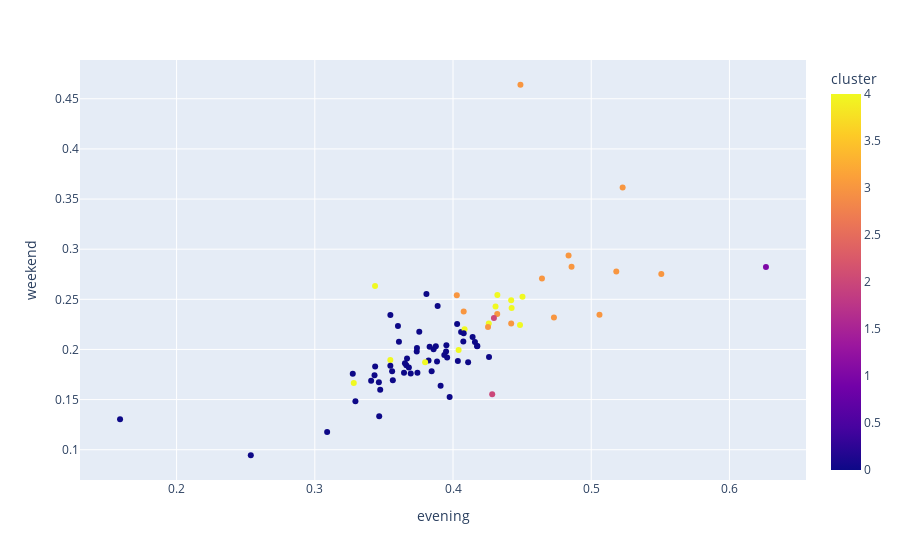

This figure's notebook cell:
### Code cell
schools = features.loc[features.function == 'Administratief centrum']
fig = px.scatter(schools, x='evening', y='weekend', color='cluster', hover_name=schools.function, hover_data=schools[['ID']])
# make the figure bigger
plt.figure(figsize=(100, 10))
# x axis scale
#plt.xlim([0])
fig.update_traces(mode="markers")   
fig.show()

### Figure 1 — Plotly figure (JSON) as saved in the notebook; plotly's stock layout.template omitted (floating-point values rounded to 4 significant figures)
{"data": [{"customdata": [[1000], [697], [1419], [149], [469], [633], [692], [694], [988], [1555], [557], [1648], [374], [1493], [471], [425], [643], [1254], [485], [1382], [514], [401], [647], [1501], [862], [1105], [288], [648], [1086], [1214], [1708], [1491], [1363], [1128], [1377], [1288], [1511], [184], [911], [409], [1340], [704], [1411], [1682], [1346], [1459], [820], [314], [848], [1564], [1627], [83], [1482], [802], [1480], [1311], [627], [1077], [764], [1415], [1656], [264], [372], [726], [155], [545], [30], [324], [773], [195], [223], [36], [369], [953], [762], [645], [635], [1466], [1187], [938], [13], [427]], "hovertemplate": "<b>%{hovertext}</b><br><br>evening=%{x}<br>weekend=%{y}<br>ID=%{customdata[0]}<br>cluster=%{marker.color}<extra></extra>", "hovertext": ["Administratief centrum", "Administratief centrum", "Administratief centrum", "Administratief centrum", "Administratief centrum", "Administratief centrum", "Administratief centrum", "Administratief centrum", "Administratief centrum", "Administratief centrum", "Administratief centrum", "Administratief centrum", "Administratief centrum", "Administratief centrum", "Administratief centrum", "Administratief centrum", "Administratief centrum", "Administratief centrum", "Administratief centrum", "Administratief centrum", "Administratief centrum", "Administratief centrum", "Administratief centrum", "Administratief centrum", "Administratief centrum", "Administratief centrum", "Administratief centrum", "Administratief centrum", "Administratief centrum", "Administratief centrum", "Administratief centrum", "Administratief centrum", "Administratief centrum", "Administratief centrum", "Administratief centrum", "Administratief centrum", "Administratief centrum", "Administratief centrum", "Administratief centrum", "Administratief centrum", "Administratief centrum", "Administratief centrum", "Administratief centrum", "Administratief centrum", "Administratief centrum", "Administratief centrum", "Administratief centrum", "Administratief centrum", "Administratief centrum", "Administratief centrum", "Administratief centrum", "Administratief centrum", "Administratief centrum", "Administratief centrum", "Administratief centrum", "Administratief centrum", "Administratief centrum", "Administratief centrum", "Administratief centrum", "Administratief centrum", "Administratief centrum", "Administratief centrum", "Administratief centrum", "Administratief centrum", "Administratief centrum", "Administratief centrum", "Administratief centrum", "Administratief centrum", "Administratief centrum", "Administratief centrum", "Administratief centrum", "Administratief centrum", "Administratief centrum", "Administratief centrum", "Administratief centrum", "Administratief centrum", "Administratief centrum", "Administratief centrum", "Administratief centrum", "Administratief centrum", "Administratief centrum", "Administratief centrum"], "legendgroup": "", "marker": {"color": [0, 3, 4, 0, 0, 3, 4, 0, 0, 0, 0, 3, 0, 0, 0, 0, 0, 0, 0, 1, 4, 3, 4, 0, 0, 0, 3, 0, 0, 0, 3, 3, 0, 4, 3, 3, 0, 0, 0, 0, 3, 3, 0, 0, 4, 0, 0, 0, 0, 0, 3, 4, 4, 0, 4, 0, 0, 4, 2, 3, 0, 4, 0, 2, 0, 0, 0, 0, 0, 4, 0, 0, 0, 0, 0, 4, 0, 0, 0, 3, 0, 0], "coloraxis": "coloraxis", "symbol": "circle"}, "mode": "markers", "name": "", "orientation": "v", "showlegend": false, "type": "scatter", "x": [0.4035, 0.5227, 0.4424, 0.3756, 0.3884, 0.4077, 0.3547, 0.3437, 0.2537, 0.3565, 0.4176, 0.4836, 0.3737, 0.3957, 0.3602, 0.3609, 0.3275, 0.4159, 0.1591, 0.6264, 0.4321, 0.4858, 0.3282, 0.3952, 0.3547, 0.3473, 0.5507, 0.3547, 0.3845, 0.3464, 0.432, 0.506, 0.3694, 0.4259, 0.4027, 0.4253, 0.391, 0.3681, 0.3743, 0.4142, 0.5181, 0.4644, 0.3823, 0.3089, 0.4485, 0.3859, 0.3831, 0.3294, 0.3432, 0.3889, 0.473, 0.4503, 0.4308, 0.4261, 0.404, 0.403, 0.4059, 0.4084, 0.4284, 0.4488, 0.4075, 0.3436, 0.3466, 0.4296, 0.3739, 0.4077, 0.4109, 0.3876, 0.3559, 0.3798, 0.3662, 0.3652, 0.3808, 0.3646, 0.3976, 0.4421, 0.395, 0.3937, 0.3667, 0.4421, 0.4174, 0.3408], "xaxis": "x", "y": [0.1884, 0.3615, 0.2414, 0.2176, 0.1881, 0.2377, 0.1896, 0.183, 0.09448, 0.1693, 0.2033, 0.2936, 0.198, 0.1919, 0.2235, 0.2076, 0.1759, 0.2075, 0.1303, 0.2823, 0.2543, 0.2824, 0.1665, 0.2042, 0.1838, 0.1598, 0.2752, 0.2344, 0.1784, 0.1673, 0.2353, 0.2347, 0.1761, 0.226, 0.2539, 0.2225, 0.1637, 0.182, 0.1767, 0.2125, 0.2778, 0.2708, 0.189, 0.1178, 0.2244, 0.2001, 0.2027, 0.1482, 0.1744, 0.2434, 0.2318, 0.2525, 0.2428, 0.1926, 0.1995, 0.2254, 0.2173, 0.2202, 0.1553, 0.464, 0.2078, 0.2632, 0.1334, 0.2313, 0.2015, 0.2163, 0.1872, 0.2032, 0.1784, 0.1872, 0.1842, 0.1862, 0.2554, 0.1767, 0.1526, 0.249, 0.1979, 0.1944, 0.1909, 0.2258, 0.2031, 0.1687], "yaxis": "y"}], "layout": {"coloraxis": {"colorbar": {"title": {"text": "cluster"}}, "colorscale": [[0, "#0d0887"], [0.1111, "#46039f"], [0.2222, "#7201a8"], [0.3333, "#9c179e"], [0.4444, "#bd3786"], [0.5556, "#d8576b"], [0.6667, "#ed7953"], [0.7778, "#fb9f3a"], [0.8889, "#fdca26"], [1, "#f0f921"]]}, "legend": {"tracegroupgap": 0}, "margin": {"t": 60}, "xaxis": {"anchor": "y", "domain": [0, 1], "title": {"text": "evening"}}, "yaxis": {"anchor": "x", "domain": [0, 1], "title": {"text": "weekend"}}}}
